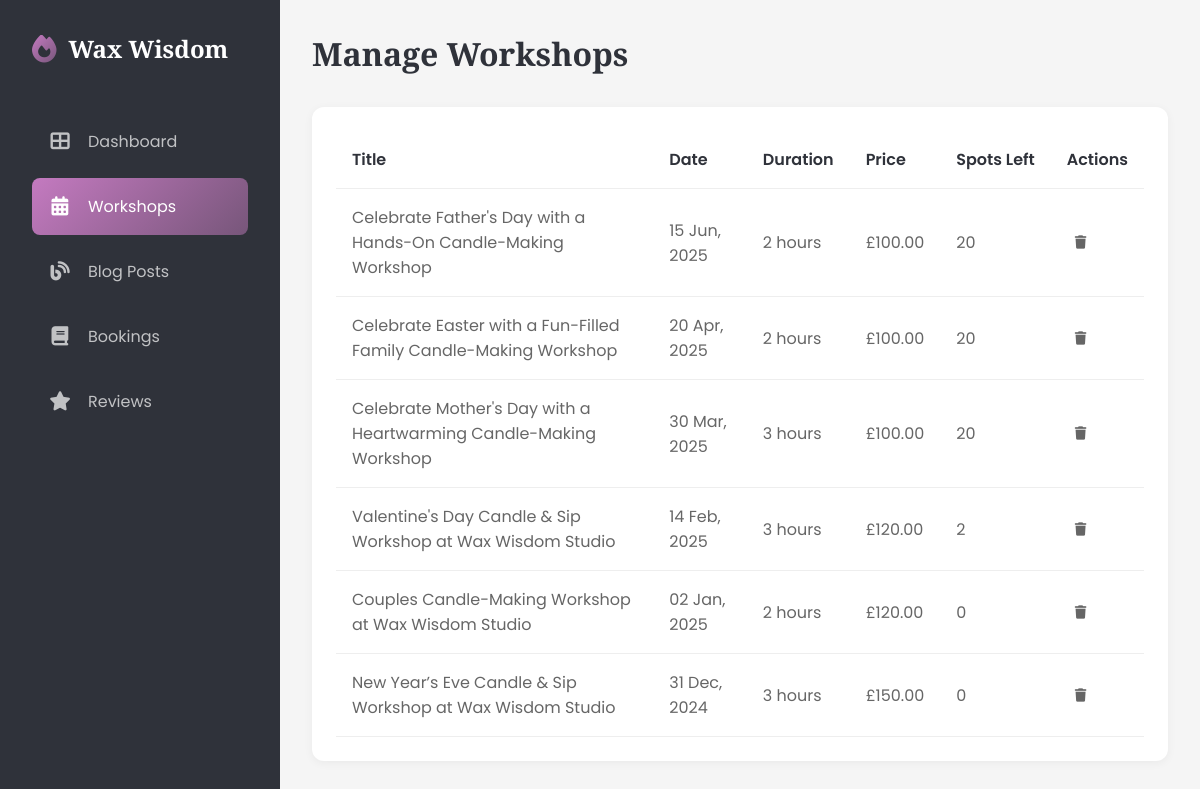
Page /dashboard/workshops/ (signed in) on the committed database.
### candle/models.py (models this page shows, shortened)
class Config(models.Model):
    site_name = models.CharField(max_length=255)
    site_title = models.CharField(max_length=255)
    site_description = models.TextField()
    about_us = HTMLField(blank=True, null=True)
    facebook_url = models.URLField(blank=True, null=True)
    instagram_url = models.URLField(blank=True, null=True)
    pinterest_url = models.URLField(blank=True, null=True)
    created_at = models.DateTimeField(auto_now_add=True)
    updated_at = models.DateTimeField(auto_now=True)
    class Meta:
        verbose_name = 'Site Configuration'
        verbose_name_plural = 'Site Configuration'
    def as_dict(self):
        return {
            'site_name': self.site_name or '',
            'site_title': self.site_title or '',
            "about_us": self.about_us or '',
            'site_description': self.site_description or '',
            'facebook_url': self.facebook_url or '',
            'instagram_url': self.instagram_url or '',
            "pinterest_url": self.pinterest_url or ""
        }

class CandleWorkshop(models.Model):
    title = models.CharField(max_length=255)
    description = models.TextField()
    duration = models.FloatField(
        help_text='Duration of the workshop in hours (e.g., 1.5 for 1.5 hours)'
    )
    thumbnail = models.ImageField(
        upload_to='workshop_thumbnails/',
        null=True,
        blank=True,
        help_text='Featured image for the workshop',
        storage=RawMediaCloudinaryStorage()
    )
    date = models.DateField()
    time = models.TimeField()
    price = models.DecimalField(max_digits=10, decimal_places=2)
    capacity = models.IntegerField()
    def get_remaining_seats(self):
        total_booked_seats = Booking.objects.filter(
            workshop=self,
            status__in=['confirmed', 'pending']
        ).aggregate(
            total=models.Sum('number_of_seats')
        )['total'] or 0
        return self.capacity - total_booked_seats
    @property
    def formatted_duration(self):
        return int(self.duration) if self.duration.is_integer() else self.duration
    class Meta:
        ordering = ("-date",)

### candle/views.py (the view)
# urls.py: path("workshops/",DashboardWorkshopView.as_view(),name="dashboard_workshops"),
class DashboardWorkshopView(LoginRequiredMixin,ListView):
    model = CandleWorkshop
    template_name = "candle/dashboard/workshops.html"
    context_object_name = 'workshops'
    paginate_by = 10
    def get_queryset(self):
        user = self.request.user
        if user.is_superuser:
            return CandleWorkshop.objects.all().order_by('-date', '-time')
        return CandleWorkshop.objects.filter(instructor=user).order_by('-date', '-time')
    def get_context_data(self, **kwargs):
        context = super().get_context_data(**kwargs)
        context["active_menu"] = "workshops"
        return context

### candle/context_processors.py (called while the page is built)
def company_info(request):
    config = {
        "latest_blogs":Blogpost.objects.all()[:6],
        "latest_workshops":CandleWorkshop.objects.all()[:6]
    }
    try:
        config.update(Config.objects.first().as_dict())
    except Exception as e:
        pass
    return config

### candle/templates/candle/dashboard/workshops.html (shortened to what this page needs)
{% extends 'candle/dashboard/base.html' %}
{% block content %}
<main class="main-content">
    <div class="page-header">
        <h1 class="page-title">Manage Workshops</h1>
    </div>
    <div class="table-container">
        <table>
            <thead>
                <tr>
                    <th>Title</th>
                    <th>Date</th>
                    <th>Duration</th>
                    <th>Price</th>
                    <th>Spots Left</th>
                    <th>Actions</th>
                </tr>
            </thead>
            <tbody id="workshopsTable">
                {% for workshop in workshops %}
                    <tr>
                            <td>{{workshop.title}}</td>
                            <td>{{workshop.date|date:"d M, Y"}}</td>
                            <td>{{workshop.formatted_duration}} hours</td>
                            <td>£{{workshop.price}}</td>
                            <td>{{workshop.get_remaining_seats}}</td>
                            <td class="action-buttons">
                                <form method="post" action="{% url 'candle:delete_workshops' workshop.id %}" class="delete-form">
                                    <button type="submit" class="action-btn">
                                        <i class="fas fa-trash"></i>
                                    </button>
                                </form>
                            </td>
                    </tr>
                {% endfor %}
            </tbody>
        </table>
    </div>
</main>
{% endblock content %}

### candle/templates/candle/dashboard/fragments/sidebar.html (shortened to what this page needs)
<aside class="sidebar">
    <div class="logo">
        <i class="fas fa-fire"></i>
        <span>{{site_name}}</span>
    </div>
    <ul class="nav-menu">
        <li class="nav-item">
            <a href="{% url 'candle:dashboard' %}" class="nav-link {% if active_menu == 'dashboard'%} active {% endif %}">
                <i class="fas fa-th-large"></i>
                <span>Dashboard</span>
            </a>
        </li>
        {% if user.is_superuser %}
        <li class="nav-item">
            <a href="{% url 'candle:dashboard_workshops' %}" class="nav-link {% if active_menu == 'workshops'%} active {% endif %}">
                <i class="fas fa-calendar-alt"></i>
                <span>Workshops</span>
            </a>
        </li>
        <li class="nav-item">
            <a href="{% url 'candle:dashboard_blogs' %}" class="nav-link {% if active_menu == 'blogs'%} active {% endif %}">
                <i class="fas fa-blog"></i>
                <span>{% if not user.is_superuser %}My {% endif %}Blog Posts</span>
            </a>
        </li>
        {% endif %}
        <li class="nav-item">
            <a href="{% url 'candle:dashboard_bookings' %}" class="nav-link {% if active_menu == 'bookings'%} active {% endif %}">
                <i class="fas fa-book"></i>
                <span>{% if not user.is_superuser %}My {% endif %}Bookings</span>
            </a>
        </li>
        <li class="nav-item">
            <a href="{% url 'candle:dashboard_reviews' %}" class="nav-link {% if active_menu == 'reviews'%} active {% endif %}">
                <i class="fas fa-star"></i>
                <span>{% if not user.is_superuser %}My {% endif %}Reviews</span>
            </a>
        </li>
    </ul>
</aside>

### candle/static/candle/dashboard/main.css (style rules this page uses)
:root { --color-dark: #2F323A; --color-purple: #77567A; --color-magenta: #C47AC0; --color-pink: #E39EC1; --color-light: #DEBAC0; --gradient-primary: linear-gradient(135deg, var(--color-magenta), var(--color-purple)); --gradient-hover: linear-gradient(135deg, var(--color-purple), var(--color-magenta)); }
* { margin: 0; padding: 0; box-sizing: border-box; }
body { font-family: 'Poppins', sans-serif; background-color: #f5f5f5; display: flex; min-height: 100vh; overflow-x: hidden; }
.sidebar { width: 280px; background: var(--color-dark); min-height: 100vh; padding: 2rem; position: fixed; left: 0; top: 0; transition: all 0.3s ease; z-index: 1000; }
.logo { color: white; font-size: 1.5rem; font-weight: bold; font-family: 'Playfair Display', serif; display: flex; align-items: center; gap: 0.75rem; margin-bottom: 3rem; white-space: nowrap; padding-right: 1rem; }
.logo i { background: var(--gradient-primary); -webkit-background-clip: text; -webkit-text-fill-color: transparent; font-size: 1.75rem; flex-shrink: 0; }
.nav-menu { list-style: none; }
.nav-item { margin-bottom: 0.5rem; position: relative; }
.nav-link { color: rgba(255, 255, 255, 0.7); text-decoration: none; display: flex; align-items: center; padding: 1rem; border-radius: 8px; transition: all 0.3s ease; white-space: nowrap; }
.nav-link i { margin-right: 1rem; font-size: 1.2rem; min-width: 24px; text-align: center; }
.nav-link.active, .nav-link:hover { background: var(--gradient-primary); color: white; }
.main-content { flex: 1; margin-left: 280px; padding: 2rem; transition: all 0.3s ease; width: calc(100% - 280px); }
.page-header { display: flex; justify-content: space-between; align-items: center; margin-bottom: 2rem; flex-wrap: wrap; gap: 1rem; }
.page-title { font-family: 'Playfair Display', serif; color: var(--color-dark); font-size: clamp(1.5rem, 4vw, 2rem); }
.table-container { background: white; border-radius: 12px; padding: 1.5rem; box-shadow: 0 2px 10px rgba(0, 0, 0, 0.05); margin-bottom: 2rem; overflow-x: auto; }
table { width: 100%; border-collapse: collapse; min-width: 600px; }
th, td { padding: 1rem; text-align: left; border-bottom: 1px solid #eee; }
th { font-weight: 600; color: var(--color-dark); white-space: nowrap; }
td { color: #666; }
.action-btn { padding: 0.5rem; border: none; background: none; color: #666; cursor: pointer; transition: all 0.3s ease; }
.delete-form { display: inline; }

### rows in the picture
Config: site_name "Wax Wisdom"
CandleWorkshop: title "Celebrate Father's Day with a Hands-On Candle-Making Workshop", date "15 Jun, 2025", formatted_duration "2", price "100.00", get_remaining_seats "20"
CandleWorkshop: title "Celebrate Easter with a Fun-Filled Family Candle-Making Workshop", date "20 Apr, 2025", formatted_duration "2", price "100.00", get_remaining_seats "20"
CandleWorkshop: title "Celebrate Mother's Day with a Heartwarming Candle-Making Workshop", date "30 Mar, 2025", formatted_duration "3", price "100.00", get_remaining_seats "20"
CandleWorkshop: title "Valentine's Day Candle & Sip Workshop at Wax Wisdom Studio", date "14 Feb, 2025", formatted_duration "3", price "120.00", get_remaining_seats "2"
CandleWorkshop: title "Couples Candle-Making Workshop at Wax Wisdom Studio", date "02 Jan, 2025", formatted_duration "2", price "120.00", get_remaining_seats "0"
CandleWorkshop: title "New Year’s Eve Candle & Sip Workshop at Wax Wisdom Studio", date "31 Dec, 2024", formatted_duration "3", price "150.00", get_remaining_seats "0"
